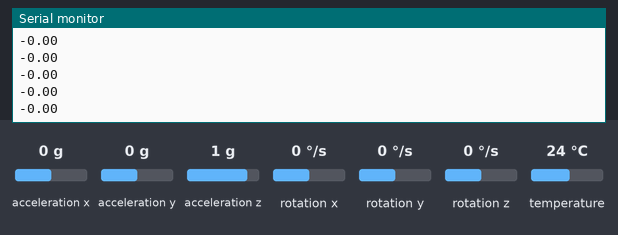
Simulated run of this sketch. Board: Arduino Leonardo, built with avr-gcc and run on an emulated ATmega32U4. On the bench: the last lines printed to the serial monitor. The inputs (shaded band) are chosen by the test bench; at power-on: acceleration x 0 g, acceleration y 0 g, acceleration z 1 g, rotation x 0 °/s, rotation y 0 °/s, rotation z 0 °/s, temperature 24 °C.

Above: at 1.2 s.
1.3 s: acceleration x set to -1.4 g
At 1.8 s:
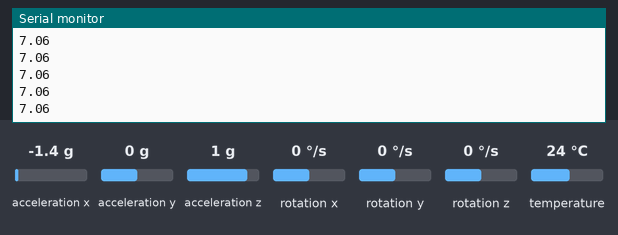
2.8 s: acceleration y set to -1.4 g
At 3.3 s:
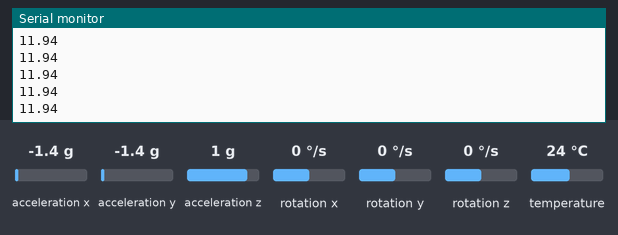
4.3 s: acceleration z set to -1.4 g
At 5.1 s:
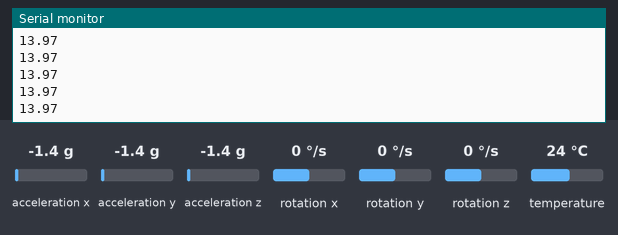
Timing chart, 0 to 7.3 s (numbered marks = the images above; inputs shaded):
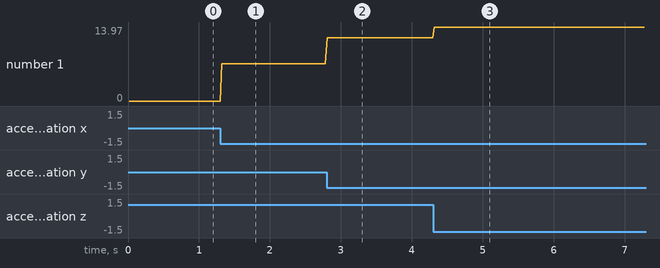

Measured:
- after the input at 1.3 s, the serial monitor: prints a new line at once (image 1)
- after the input at 2.8 s, the serial monitor: prints a new line at once (image 2)
- after the input at 4.3 s, the serial monitor: prints a new line at once (image 3)
- plotted number 1: 0 → 7.06 after the input at 1.3 s, 7.06 → 11.94 after the input at 2.8 s, 11.94 → 13.97 after the input at 4.3 s

The sketch:

Gmetercode_copy_20240309093430.ino
```cpp
// Basic demo for accelerometer readings from Adafruit MPU6050

#include <Adafruit_MPU6050.h>
#include <Adafruit_Sensor.h>
#include <Wire.h>

Adafruit_MPU6050 mpu;

void setup(void) {
  Serial.begin(115200);
  while (!Serial)
    delay(10); // will pause Zero, Leonardo, etc until serial console opens

  Serial.println("Adafruit MPU6050 test!");

  // Try to initialize!
  if (!mpu.begin()) {
    Serial.println("Failed to find MPU6050 chip");
    while (1) {
      delay(10);
    }
  }
  Serial.println("MPU6050 Found!");

  mpu.setAccelerometerRange(MPU6050_RANGE_8_G);
  Serial.print("Accelerometer range set to: ");
  switch (mpu.getAccelerometerRange()) {
  case MPU6050_RANGE_2_G:
    Serial.println("+-2G");
    break;
  case MPU6050_RANGE_4_G:
    Serial.println("+-4G");
    break;
  case MPU6050_RANGE_8_G:
    Serial.println("+-8G");
    break;
  case MPU6050_RANGE_16_G:
    Serial.println("+-16G");
    break;
  }
}

void loop() {

  /* Get new sensor events with the readings */
  sensors_event_t a, g, temp;
  mpu.getEvent(&a, &g, &temp);

  /* Print out the values */
  double magnitude = sqrt(sq(a.acceleration.x) + sq(a.acceleration.y) + sq(a.acceleration.z)) - 9.81;
  Serial.println(magnitude);

  // Serial.print(a.acceleration.x);
  // Serial.print(" ");
  // Serial.print(a.acceleration.y);
  // Serial.print(" ");
  // Serial.print(a.acceleration.z);
  // Serial.print(" ");
  // Serial.println();

  delay(20);
}
```
